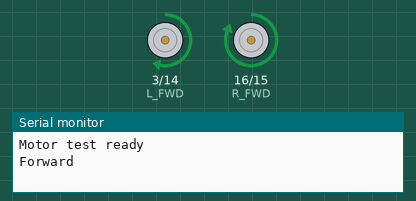
Simulated run of this sketch. Board: Arduino Uno, built with avr-gcc and run on an emulated ATmega328P. Shown: motor-driver pin pairs drawn as motors (green arrow = first pin HIGH = forward, orange = second pin HIGH = backward, longer = more drive), the last lines printed to the serial monitor.

Above: at 2.5 s.
At 5.5 s:
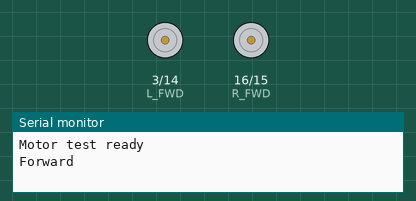
At 8.5 s:
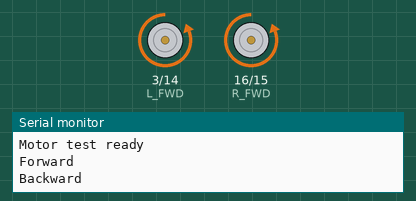
Timing chart, 0 to 15.6 s (numbered marks = the images above):
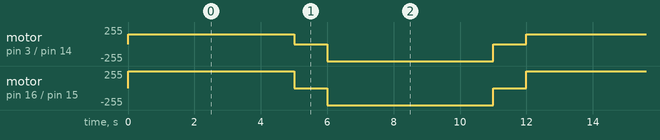

Measured:
- by itself, motor on pin 3 (L_FWD) / pin 14 (L_BWD): repeats every 12.0 s: stopped 1.0 s, backward 255/255 5.0 s, stopped 1.0 s, forward 150/255 5.0 s
- by itself, motor on pin 16 (R_FWD) / pin 15 (R_BWD): repeats every 12.0 s: stopped 1.0 s, backward 255/255 5.0 s, stopped 1.0 s, forward 255/255 5.0 s

The sketch:

motor_test.ino
```cpp
// Motor test: forward 5s → stop 1s → backward 5s → stop 1s → repeat
//
// Wiring (DRV8833, parallel-coupled channels):
//   Left  motor: AIN1 = pin 3  (forward), AIN2 = pin 14 (backward)
//   Right motor: BIN1 = pin 16 (forward), BIN2 = pin 15 (backward)

#define L_FWD  3
#define L_BWD  14
#define R_FWD  16
#define R_BWD  15

#define SPEED  150   // PWM 0-255; tune as needed

void motorsForward(int speed) {
    analogWrite(L_FWD, speed);
    analogWrite(R_FWD, speed);
    analogWrite(L_BWD, 0);
    analogWrite(R_BWD, 0);
}

void motorsBackward(int speed) {
    analogWrite(L_BWD, speed);
    analogWrite(R_BWD, speed);
    analogWrite(L_FWD, 0);
    analogWrite(R_FWD, 0);
}

void motorsStop() {
    analogWrite(L_FWD, 0);
    analogWrite(L_BWD, 0);
    analogWrite(R_FWD, 0);
    analogWrite(R_BWD, 0);
}

void setup() {
    Serial.begin(115200);
    pinMode(L_FWD, OUTPUT);
    pinMode(L_BWD, OUTPUT);
    pinMode(R_FWD, OUTPUT);
    pinMode(R_BWD, OUTPUT);
    motorsStop();
    Serial.println("Motor test ready");
}

void loop() {
    Serial.println("Forward");
    motorsForward(SPEED);
    delay(5000);

    motorsStop();
    delay(1000);

    Serial.println("Backward");
    motorsBackward(SPEED);
    delay(5000);

    motorsStop();
    delay(1000);
}


// void loop() {
//     // 30% duty cycle
//     analogWrite(L_FWD, 75);
//     analogWrite(R_FWD, 75);

// }
```
